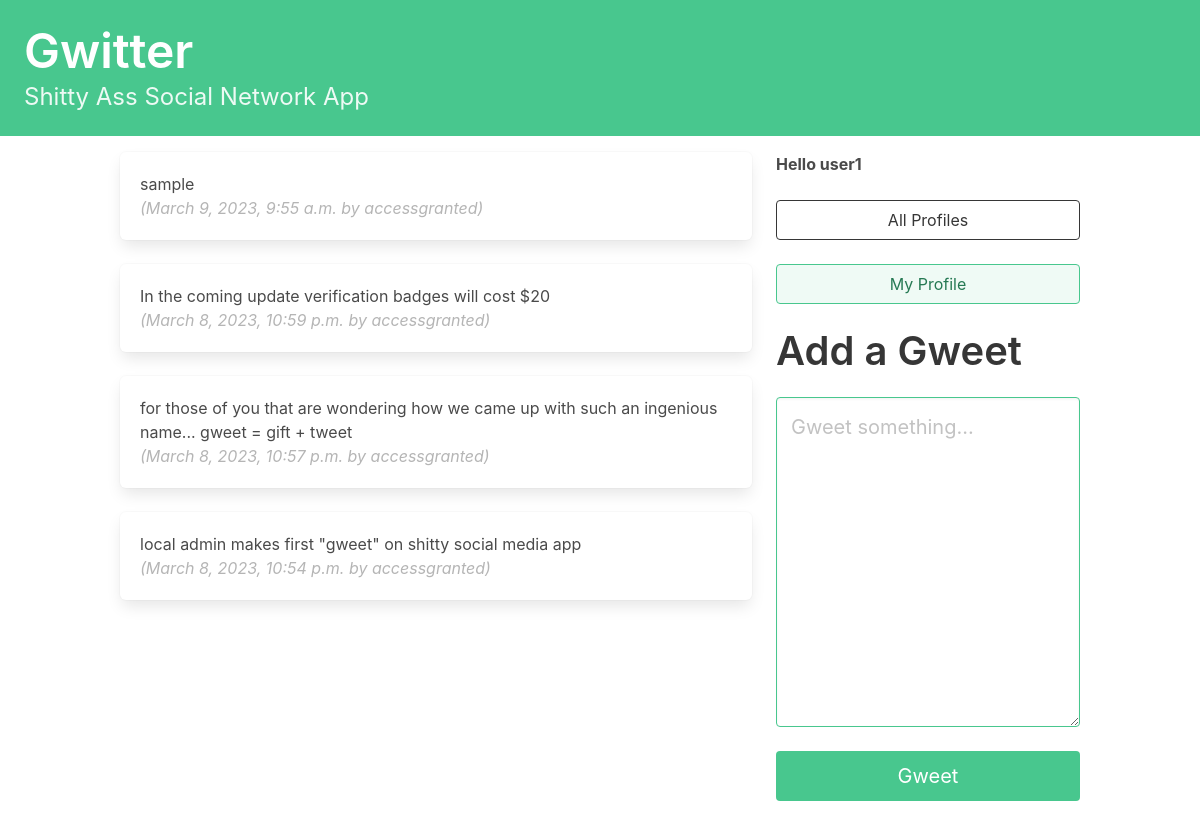
Screenshot of /gwitter/ (signed in) with the database file from the repository.
### gwitter/models.py (models this page shows, shortened)
class Gweet(models.Model):
    user = models.ForeignKey(User, related_name='gweets', on_delete=models.DO_NOTHING)
    body = models.CharField(max_length=140)
    created_at = models.DateTimeField(auto_now_add=True)

### gwitter/views.py (the view, shortened to what this page needs)
# urls.py: path('', dashboard, name='dashboard'),
def dashboard(request):
    form = GweetForm(request.POST or None)
    gweets = Gweet.objects.all().order_by('-created_at')
    return render(request, 'gwitter/dashboard.html', {'gweets':gweets, 'form':form, 'user':request.user.username})

### gwitter/forms.py
class GweetForm(forms.ModelForm):
    body = forms.CharField(required=True,
                           widget=forms.widgets.Textarea(
                                attrs={
                                    "placeholder": "Gweet something...",
                                    "class": "textarea is-success is-medium",
                                }
                            ),
                            label='',)
    class Meta():
        model = Gweet
        exclude = ('user', )

### gwitter/templates/gwitter/dashboard.html (shortened to what this page needs)
{% extends 'base.html' %}
{% block content %}
    <div class="column">
        {% for gweet in gweets %}
            <div class="box">
                {{ gweet.body }}
                <span class="is-small has-text-grey-light">
                    <br>
                    <i>({{ gweet.created_at }} by {{ gweet.user.username }})</i>
                </span>
            </div>
        {% endfor %}
    </div>
    <div class="column is-one-third">
        <div class="block">
            <b>Hello {{ user }}</b>
        </div>
        <div class="block">
            <a href="{% url 'gwitter:profile-list' %} ">
                <button class="button is-dark is-outlined is-fullwidth">
                    All Profiles
                </button>
            </a>
        </div>
        <div class="block">
            <a href="{% url 'gwitter:profile' request.user.username %} ">
                <button class="button is-success is-light is-outlined is-fullwidth">
                    My Profile
                </button>
            </a>
        </div>
        <div class="block">
            <div class="block">
                <h2 class="title is-2">Add a Gweet</p>
            </div>
            <div class="block">
                <form method="post">
                    {{ form.as_p }}
                    <button class="button is-success is-fullwidth is-medium mt-5" type="submit">
                        Gweet
                    </button>
                </form>
            </div>
        </div>
    </div>
{% endblock content %}

### rows the page displays
Gweet: body "sample", created_at "March 9, 2023, 9:55 a.m.", user.username "accessgranted"
Gweet: body "In the coming update verification badges will cost $20", created_at "March 8, 2023, 10:59 p.m.", user.username "accessgranted"
Gweet: body "for those of you that are wondering how we came up with such an ingenious name... gweet = gift + tweet", created_at "March 8, 2023, 10:57 p.m.", user.username "accessgranted"
Gweet: body "local admin makes first \"gweet\" on shitty social media app", created_at "March 8, 2023, 10:54 p.m.", user.username "accessgranted"

### other values shown
{{ user }} "user1"
